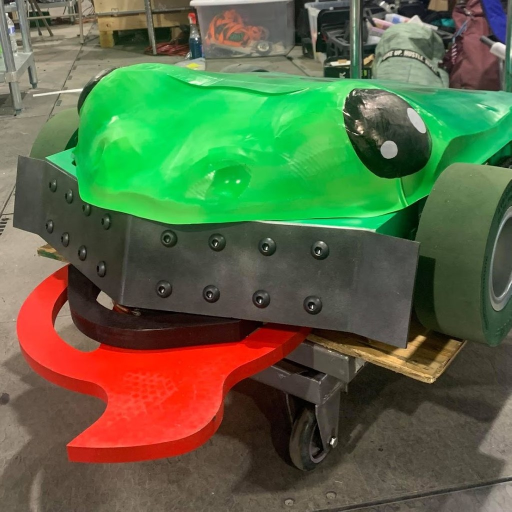
#> input picture DispPics/235588074_370265154629519_5203180557152290578_n.jpg, 1023 x 1023 px (shown at 1/2 size); its folder holds only this picture in this run
$ python main.py
#> lines starting #> are read from the running program, lines starting #| are printed output that depends on the picture
### display_virtual_window.py
import tkinter
from disp_def import DispDef as DD
from disp_def import blockStateKey
import time
import display as d

class display_virtual_window:
    def __init__(   self,
                    display,
                    blockSideLength = 40,
                    borderWidth = 10,
                    servoDim = (30, 8)):
        self.d = display

        self.root = tkinter.Tk()
        self.root.title('Mechanical Display Simulator "' + self.d.getTitle() + '"')

        # state of virtual display stored as cube positions 0-3, position corresponds to color in location in pixelcolors

        self.blockSideLength = blockSideLength
        self.borderWidth = borderWidth
        self.servoDim = servoDim

        dispDim = self.d.getDispDim()
        xDispDim = self.servoDim[1] * 2 + dispDim[0] * self.blockSideLength
        yDispDim = self.servoDim[1] * 2 + dispDim[1] * self.blockSideLength

        self.root.geometry(str(xDispDim + self.borderWidth*2) +'x'+str(yDispDim + self.borderWidth*2))

        self.canvas = tkinter.Canvas(self.root, width=xDispDim, height=yDispDim)
        self.canvas.pack(pady=self.borderWidth, padx=self.borderWidth)

        self.updateDisplay()
        return

    # Makes Display Image
        # Draws Actuator Positions
        # Draws Block Positions
    def updateDisplay(self):
        self.canvas.delete("all")

        xBlockOffset = 5
        yBlockOffset = -5

        # Top Left of Servo Bars
        lockServo = [0, 0]
        blockServo = [0, 0]

        lockSide =          self.d.getLockBankLocation()
        lockServoState =    self.d.getLockServoState()
        blockSide =         self.d.getBlockBankLocation()
        blockServoState =   self.d.getBlockServoState()
        dispDim =           self.d.getDispDim()
        displayState =      self.d.getDisplayState()
        pixelColors =       self.d.getPixelKey()
        numBlockCol = dispDim[0]
        numLockRow = dispDim[1]

        if lockSide is DD.LEFT:
            # push display down, put servo bars on top
            xBlockOffset += self.servoDim[1] * 2
            # LEFT
            lockServo[0] = self.servoDim[1]/2
        elif lockSide is DD.RIGHT:
            # RIGHT
            lockServo[0] = self.servoDim[1] * 2 + numBlockCol * self.blockSideLength - self.servoDim[1]*3/2

        if blockSide is DD.TOP:
            # push display down, put servo bars on top
            yBlockOffset += self.servoDim[1] * 2
            # TOP
            blockServo[1] = self.servoDim[1]/2
        elif blockSide is DD.BOTTOM:
            # BOTTOM
            blockServo[1] = self.servoDim[1] * 2 + numLockRow * self.blockSideLength - self.servoDim[1]*3/2

        blockServo[0] = xBlockOffset + (self.blockSideLength - self.servoDim[0])/2
        lockServo[1] = yBlockOffset + (self.blockSideLength - self.servoDim[0])/2

        for s in range(len(lockServoState)):
            if lockServoState[s] is DD.LOCK:
                f = 'red'
            elif lockServoState[s] is DD.UNLOCK:
                f = 'green'
            else:
                f = 'black'
                print("Black " + str())
            self.canvas.create_rectangle(
                lockServo[0],
                lockServo[1] + s * self.blockSideLength,
                lockServo[0] + self.servoDim[1],
                lockServo[1] + s * self.blockSideLength + self.servoDim[0],
                fill = f)

        partitionWidth = self.servoDim[0] / 3
        for s in range(0,len(blockServoState)):
            self.canvas.create_rectangle(
                blockServo[0] + s * self.blockSideLength,
                blockServo[1],
                blockServo[0] + s * self.blockSideLength + self.servoDim[0],
                blockServo[1] + self.servoDim[1],
                fill = 'white')

            offset = partitionWidth *  (1 + blockStateKey(blockServoState[s]))
            self.canvas.create_rectangle(
                blockServo[0] + s * self.blockSideLength + offset,
                blockServo[1],
                blockServo[0] + s * self.blockSideLength + offset + partitionWidth,
                blockServo[1] + self.servoDim[1],
                fill = 'green')


        for y in range(dispDim[1]):
            for x in range(dispDim[0]):
                self.canvas.create_rectangle(
                    xBlockOffset + x * self.blockSideLength,
                    yBlockOffset + y * self.blockSideLength,
                    xBlockOffset + (x+1) * self.blockSideLength,
                    yBlockOffset + (y+1) * self.blockSideLength,
                    fill = pixelColors[displayState[y][x]])
        self.root.update()

# [8 lines that do not run on import are left out]
        #print(i)

### image_processor.py
import numpy as np
import time, cv2, copy, os, random, sys

# Check if Running On Pi

import io
import os

# [6 lines left out: function is_raspberrypi, not called in this run]

from matplotlib import pyplot as plt
import matplotlib.image as mpimg

class image_processor:
    def __init__(self, pixelValues, displayDim, image_folder): #displayName = 'generic display'
        # Final Image Dimensions and Colors
        self.dispWidth = displayDim[0]
        self.dispHeight = displayDim[1]
        self.pixelColors = pixelValues

        self.image_folder = image_folder

        #print('processor extablished for ' + displayName + ' dimension: ' + str(self.displayWidth) + 'x' + str(self.displayHeight) + ' pixel values: ' + pixelValues)

    def newImage(self, image_title):
        self.imgTitle = str(sys.path[0])+ '\DispPics' + str(image_title)
        print("imported Image Title = " + self.imgTitle + " ----- of type " + str(type(self.imgTitle)))

    def getImageTitle(self):
        return self.imgTitle

    # [15 lines left out: functions __displayRGB, __imageResizeRGB, __displayBW, not called in this run]

    # split self off
    def __imageResizeBW(self):
        img = cv2.imread(self.imgTitle)
#> img is the input picture: shape (1023, 1023, 3); mean B, G, R 69, 103.8, 89.6
        imgGray = cv2.cvtColor(img, cv2.COLOR_BGR2GRAY)
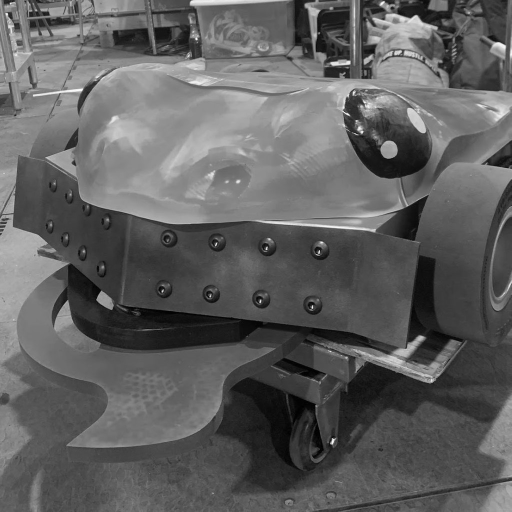
#> imgGray: shape (1023, 1023) (shown at 1/2 size); min 0, max 255, mean 95.6
        resized = cv2.resize(imgGray, (self.dispWidth, self.dispHeight), interpolation = cv2.INTER_AREA)
        return resized

    def __reduceColors(self, img, K):
#> called with img = array of shape (16, 16), K = 3
        n = img[0][0].size
#> (the rest of the program and of its run is left out)
